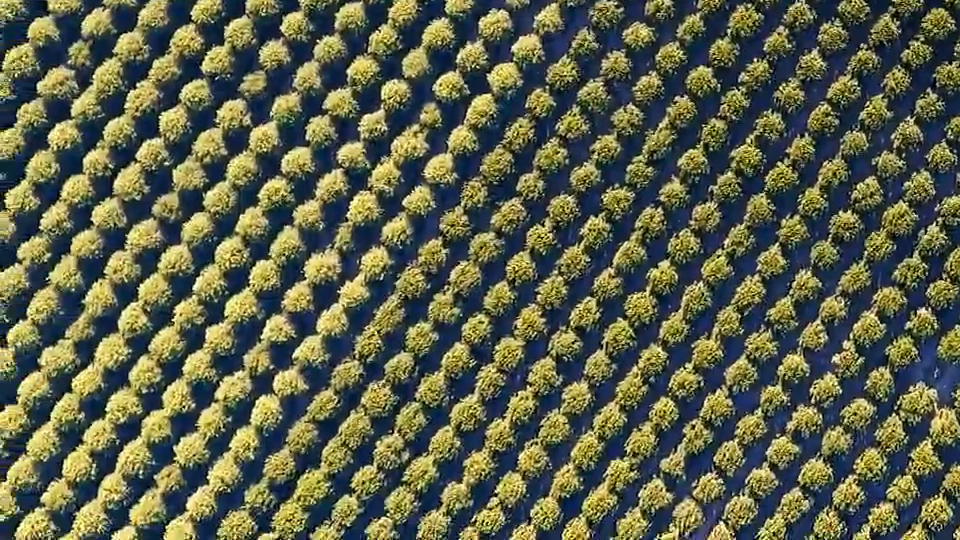
#> input picture images/forest2.png, 960 x 540 px
$ python detect.py images/forest2.png
#> lines starting #> are read from the running program, lines starting #| are printed output that depends on the picture
import json
import sys
import getopt
import time
import cv2 as cv
import numpy as np
# from matplotlib import pyplot as plt


# load image
def load_image(r_path):
    img = cv.imread(r_path)
    if img is None:
        print('Could not find the image')
        return None
    else:
        cv.imshow('image', img)
        key = cv.waitKey(0)
        cv.destroyAllWindows()
        return img


# load template
def load_template(r_path):
    template = cv.imread(r_path)
    return template


# search for template occurrences
def detect_template(img, template, threshold):
    img_green = img[:, :, 1]
    template = template[:, :, 1]
    counter = 0
    width, height = template.shape[::-1]
    # list of all tree coordinates
    coords = [(0, 0)]
    t0 = time.time()
    res = cv.matchTemplate(img_green, template, cv.TM_CCOEFF_NORMED)
    loc = np.where(res >= threshold)
    for pt in zip(*loc[::-1]):
        flag = True
        for coord in coords:
            if np.sqrt(np.power(pt[0]-coord[0], 2)+np.power(pt[1]-coord[1], 2)) < width:
                flag = False    # distance is too small
        if flag is True:
            counter += 1
            cv.rectangle(img, pt, (pt[0] + width, pt[1] + height), (0, 0, 255), 2)
            coords.append(tuple([pt[0], pt[1]]))
            # print(coords)
    t1 = time.time()
    print('Detecția a durat {timp}sec'.format(timp=t1 - t0))
    # show result of search
    print('{count} trees in image'.format(count=counter))
    cv.imshow('result', img)
    key = cv.waitKey(0)
    cv.imwrite('res.png', img)
    return counter


# read data from json
def read_data(r_path):
    with open(r_path) as json_file:
        data = json.load(json_file)
    return data


def show_data(data):
    for obj in data['forests']:
        print('Latitude:' + obj['latitude'])
        print('Longitude:' + obj['longitude'])
        print('Number:' + obj['count'])


def write_data(data, r_path):
    with open(r_path, 'w') as outfile:
        json.dump(data, outfile)


def save_result(data, count=0, lat=35, long=40):
    data['forests'].append({
        "latitude": lat,
        "longitude": long,
        "count": count
    })
    return data


def main(argv):
    img_input = 'images/forest2.png'
    temp_input = 'templates/tree3.png'
    source_path = dest_path = 'data.txt'
    threshold = 0.5
    opts, args = getopt.getopt(argv, "hi:t:p:s:d:")
    for opt, arg in opts:
        if opt == '-h':
            print('detect.py -i <inputimage> -t <templateimage> -p <threshold> -s <inputdata> -d <outputdata>')
            sys.exit()
        elif opt == '-i':
            img_input = arg
        elif opt == '-t':
            temp_input = arg
        elif opt == '-s':
            source_path = arg
        elif opt == '-d':
            dest_path = arg
        elif opt == '-p':
            threshold = float(arg)
    image = load_image(img_input)
#> in load_image, img is the input picture: shape (540, 960, 3); mean B, G, R 74.7, 98.3, 94.8
#> (key Esc is pressed here)
    template = load_template(temp_input)
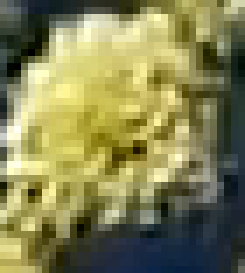
#> input picture templates/tree3.png, 35 x 39 px (shown 7 times larger)
#> in load_template, template is the input picture: shape (39, 35, 3); mean B, G, R 83.1, 130.1, 131.4
    num_of_occurrences = detect_template(image, template, threshold)
#> in detect_template, `img_green = img[:, :, 1]`:
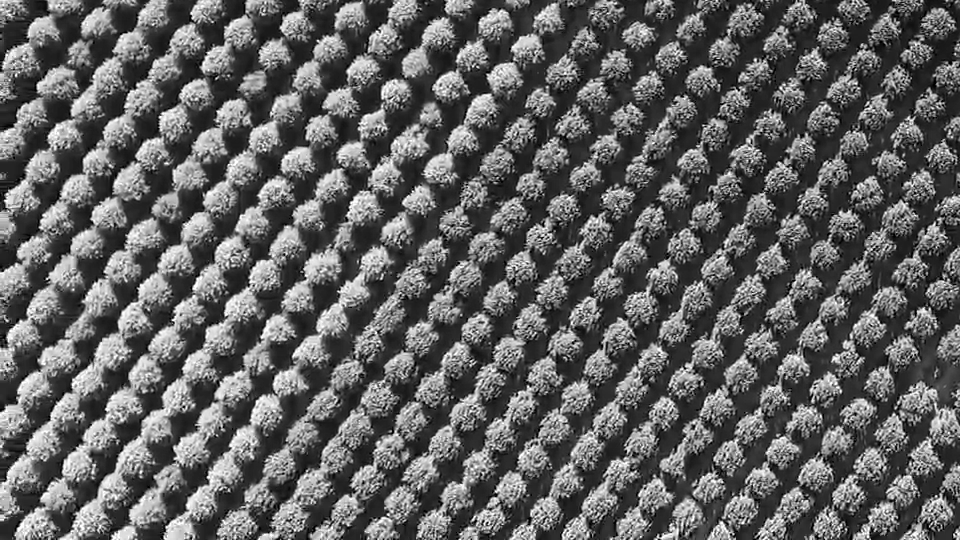
#> img_green: shape (540, 960); min 0, max 255, mean 98.3
#> in detect_template, `template = template[:, :, 1]`:
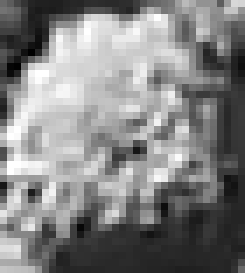
#> template: shape (39, 35) (shown 7 times larger); min 0, max 255, mean 130.1
#> in detect_template, `res = cv.matchTemplate(img_green, template, cv.TM_CCOEFF_NORMED)`:
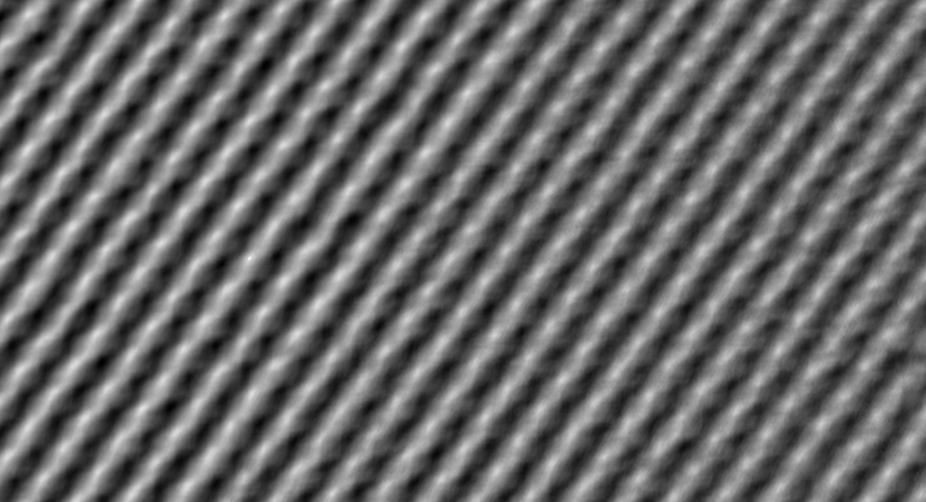
#> res: shape (502, 926) float32; min -0.692, max 1, mean 0.000668; drawn with min black and max white
#> in detect_template, `loc = np.where(res >= threshold)`: loc = 26242 positions, rows 0 to 501, columns 0 to 925
#> the loop in detect_template, `for pt in zip(*loc[::-1]):` made 26242 passes
#> pt on passes 1 to 12: (84, 0), (85, 0), (86, 0), (87, 0), (88, 0), (89, 0), (134, 0), (135, 0), (136, 0), (137, 0), (138, 0), (139, 0)
#> after the loop in detect_template, `for pt in zip(*loc[::-1]):`:
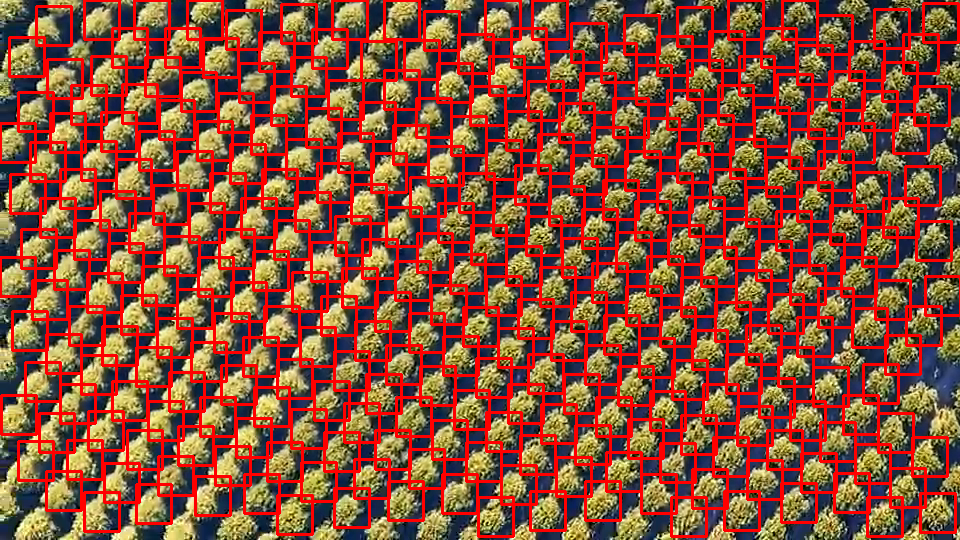
#> img: shape (540, 960, 3); mean B, G, R 57.9, 79.1, 138.4
#> after the loop in detect_template, `for pt in zip(*loc[::-1]):`: coords = 315 pairs, first value 0 to 925, second value 0 to 497; counter = 314
#| 314 trees in image
#> (key Esc is pressed here)
#> num_of_occurrences = 314
    data = read_data(source_path)
#> (reads data.txt from the repository)
    write_data(save_result(data, num_of_occurrences), dest_path)


if __name__ == "__main__":
    main(sys.argv[1:])
